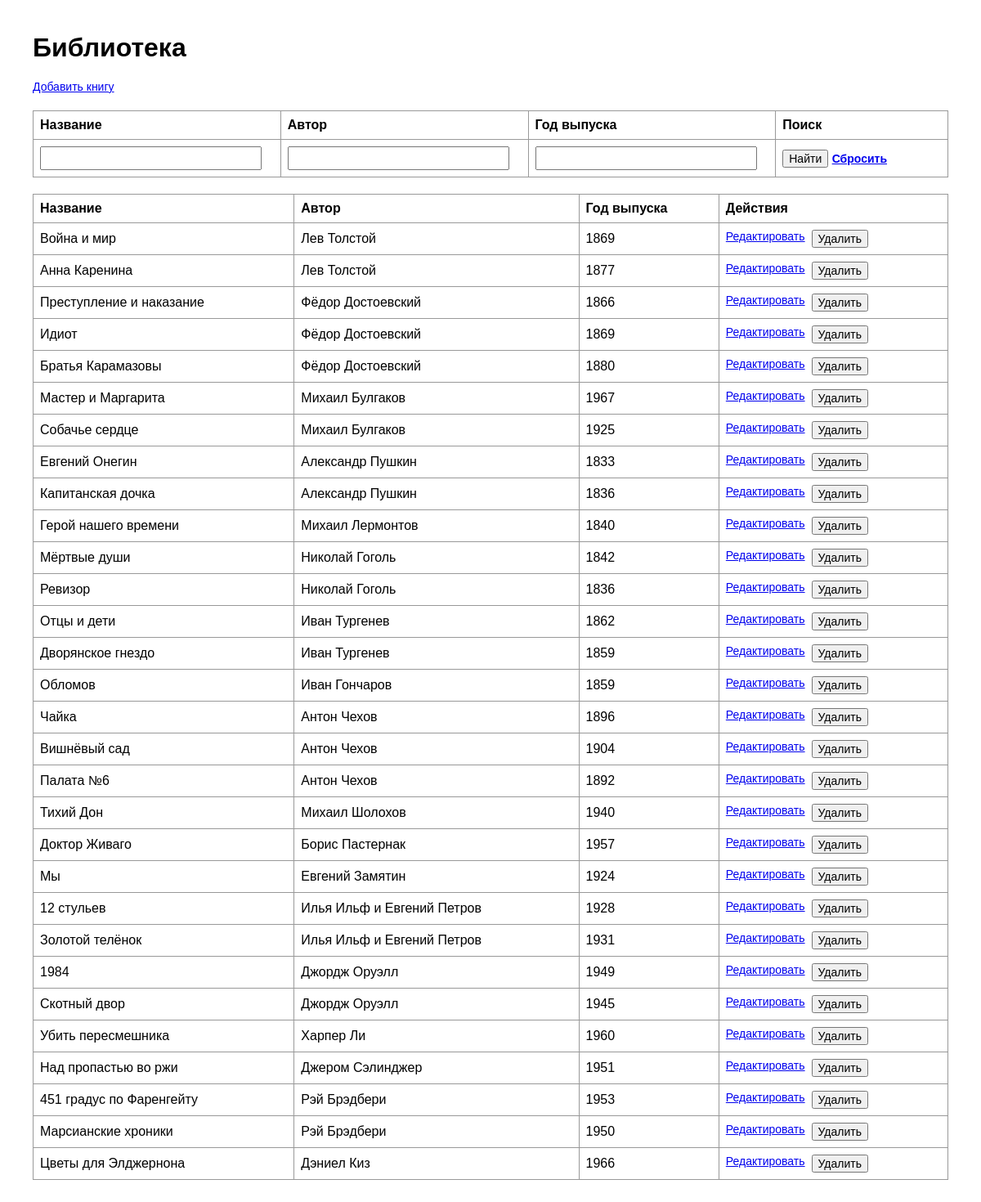
The app's page /, older data.
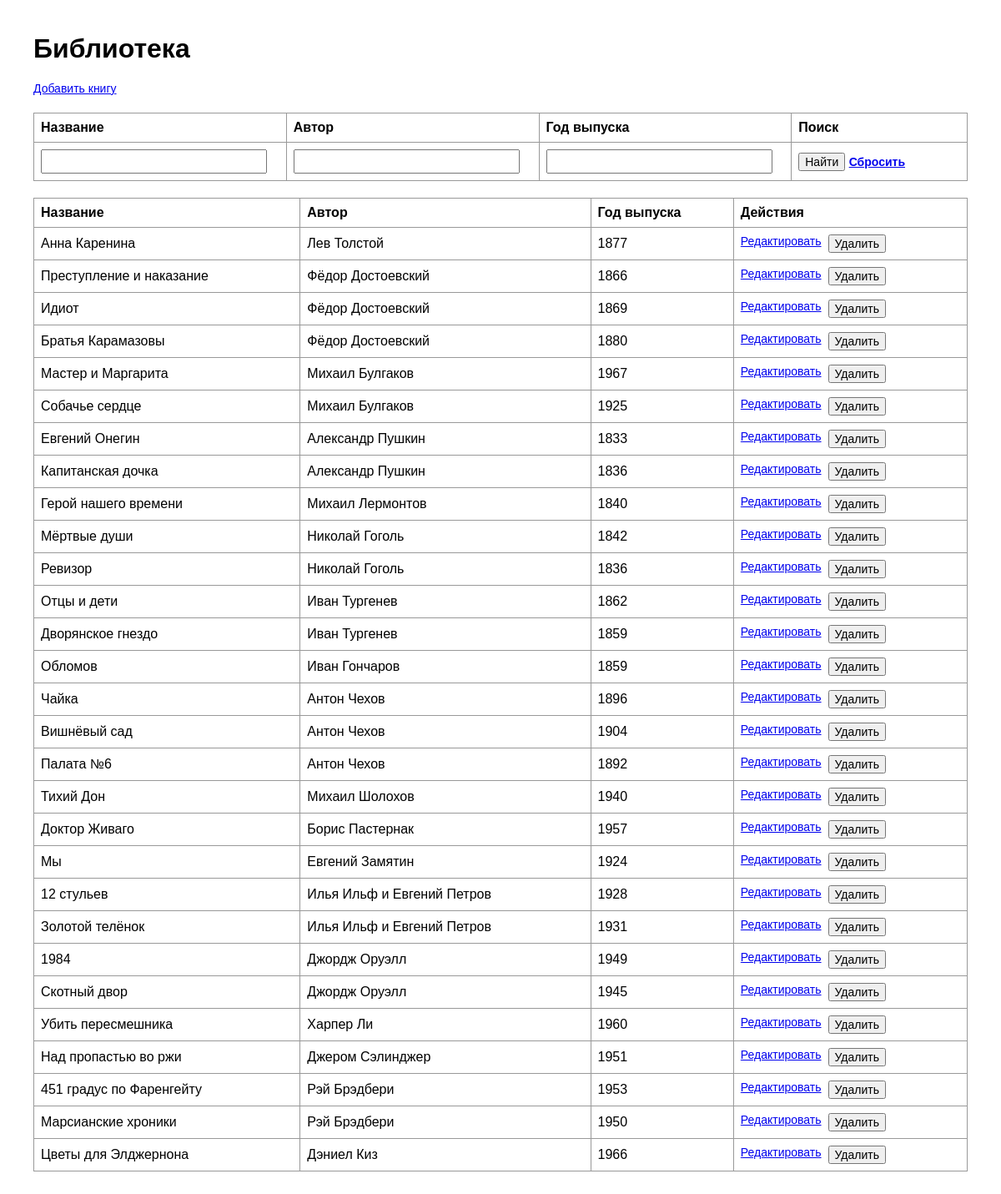
The same page, newer data.
### library/models.py (models this page shows, shortened)
class Book(models.Model):
    title = models.CharField("Название", max_length=255)
    author = models.CharField("Автор", max_length=255)
    year = models.PositiveIntegerField("Год выпуска")

### library/views.py (the view)
# urls.py: path('', book_list, name='book_list'),
def book_list(request):
    books = Book.objects.all()
    title = request.GET.get('title', '').strip()
    author = request.GET.get('author', '').strip()
    year = request.GET.get('year', '').strip()
    if title:
        books = books.filter(title__icontains=title)
    if author:
        books = books.filter(author__icontains=author)
    if year:
        books = books.filter(year=year)
    context = {
        'books': books,
        'title_query': title,
        'author_query': author,
        'year_query': year,
    }
    return render(request, 'library/book_list.html', context)

### library/templates/library/book_list.html (shortened to what this page needs)
{% extends 'library/base.html' %}
{% block content %}
<h1>Библиотека</h1>
<div class="top-actions">
    <a href="{% url 'book_create' %}">Добавить книгу</a>
</div>
<form method="get" class="filter-form">
    <table>
        <thead>
            <tr>
                <th>Название</th>
                <th>Автор</th>
                <th>Год выпуска</th>
                <th>Поиск</th>
            </tr>
            <tr>
                <th>
                    <input type="text" name="title" value="{{ title_query }}">
                </th>
                <th>
                    <input type="text" name="author" value="{{ author_query }}">
                </th>
                <th>
                    <input type="number" name="year" value="{{ year_query }}">
                </th>
                <th>
                    <button type="submit">Найти</button>
                    <a href="{% url 'book_list' %}">Сбросить</a>
                </th>
            </tr>
        </thead>
    </table>
</form>
<table>
    <thead>
        <tr>
            <th>Название</th>
            <th>Автор</th>
            <th>Год выпуска</th>
            <th>Действия</th>
        </tr>
    </thead>
    <tbody>
        {% for book in books %}
            <tr>
                <td>{{ book.title }}</td>
                <td>{{ book.author }}</td>
                <td>{{ book.year }}</td>
                <td>
                    <div class="button-group">
                        <a href="{% url 'book_edit' book.pk %}">Редактировать</a>
                        <form method="post" action="{% url 'book_delete' book.pk %}">
                            <button type="submit">Удалить</button>
                        </form>
                    </div>
                </td>
            </tr>
        {% empty %}
            <tr>
                <td colspan="4">Книги не найдены.</td>
            </tr>
        {% endfor %}
    </tbody>
</table>
{% endblock %}

Row changes from the older to the newer data that the page shows:
removed Book: title "Война и мир", author "Лев Толстой", year "1869"
